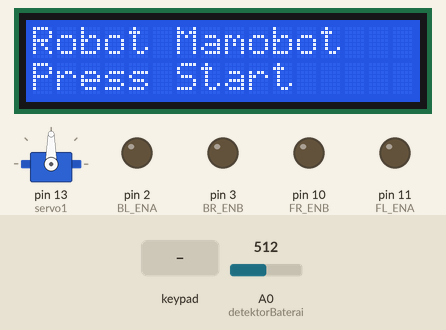
Simulated run of this sketch. Board: Arduino Mega 2560, built with avr-gcc and run on an emulated ATmega2560. Parts: servo, 16×2 character LCD, output pins drawn as LEDs (lit = HIGH). Inputs (shaded band) come from the test bench; at power-on: A0 (detektorBaterai) = 512.

Above: at 1.2 s.
1.3 s: key '+' pressed
At 1.8 s:
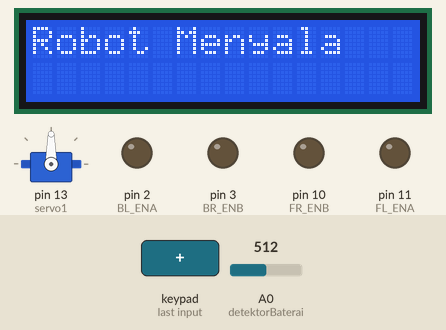
2.8 s: key 'R' pressed
At 4.0 s:
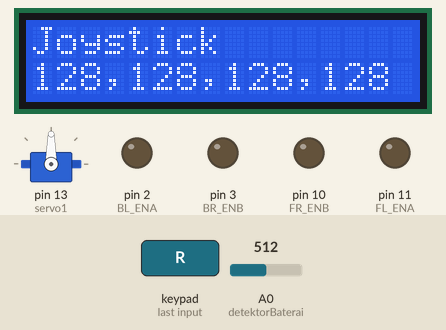
4.3 s: key 'R' pressed
At 5.4 s:
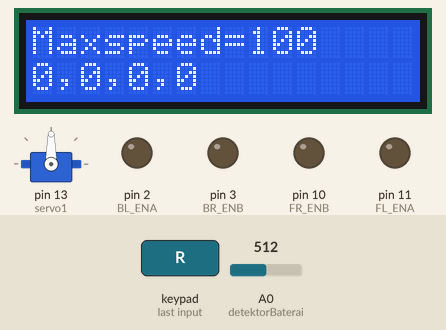
5.8 s: key 'R' pressed
At 6.8 s:
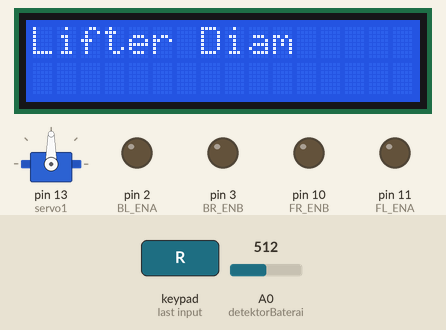
7.3 s: key 'R' pressed
At 7.9 s:
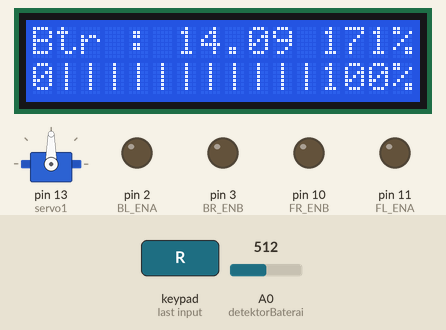
8.8 s: A0 (detektorBaterai) set to 453
At 9.4 s:
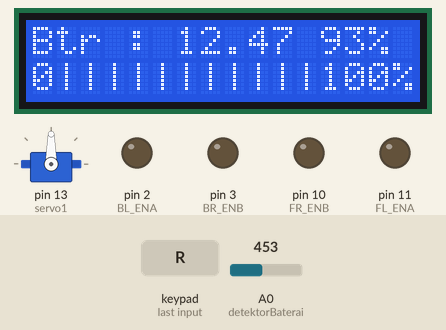
10.3 s: A0 (detektorBaterai) set to 428
Timing chart, 0 to 12.9 s (numbered marks = the images above; inputs shaded):
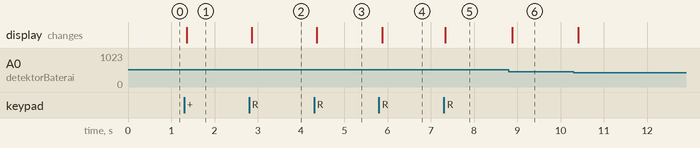

Measured:
- after the input at 1.3 s, the display: changes after 0.06 s (image 1)
- after the input at 2.8 s, the display: changes after 0.07 s (image 2)
- after the input at 4.3 s, the display: changes after 0.07 s (image 3)
- after the input at 5.8 s, the display: changes after 0.07 s (image 4)
- after the input at 7.3 s, the display: changes at once (image 5)
- after the input at 8.8 s, the display: changes after 0.08 s (image 6)

The sketch:

main2.ino
```cpp
#include "PS2X_lib.h"  //for v1.6
#include <Servo.h>
#include <LiquidCrystal_I2C.h>
LiquidCrystal_I2C lcd(0x27, 16, 2);
Servo servo1,servo2;
PS2X ps2x; // create PS2 Controller Class

//Depan
#define FL_ENA 11
#define FR_ENB 10
#define F_IN1 7
#define F_IN2 6
#define F_IN3 8
#define F_IN4 9
//Belakang
#define BL_ENA 2
#define BR_ENB 3
#define B_IN1 5
#define B_IN2 25
#define B_IN3 30
#define B_IN4 33

int maxspeed = 100;

int pil=0;
int FL,FR,BL,BR;
int maxim=6;
int pos=0;
int persen;

#define detektorBaterai A0
#define resistorPlus 10000L
#define resistorGround 1000L
#define teganganReferesiAnalog 2.56
double teganganPembagi;
double teganganBaterai;
int Btr;

int error = 0;
byte type = 0;
byte vibrate = 0;
double x,spd;
void setup(){
  //Serial.begin(115200);
  servo1.attach(13);
  analogReference(INTERNAL2V56);
  analogRead(detektorBaterai);
  //servo2.attach(12);
  lcd.begin();

  error = ps2x.config_gamepad(52,51,53,50, false, false);   //setup pins and settings:  GamePad(clock, command, attention, data, Pressures?, Rumble?) check for error

  if(error == 0){
    Serial.println("Found Controller, configured successful");
    Serial.println("Try out all the buttons, X will vibrate the controller, faster as you press harder;");
    Serial.println("holding L1 or R1 will print out the analog stick values.");
    Serial.println("Go to www.billporter.info for updates and to report bugs.");
  }

  else if(error == 1)
    Serial.println("No controller found, check wiring, see readme.txt to enable debug. visit www.billporter.info for troubleshooting tips");

  else if(error == 2)
    Serial.println("Controller found but not accepting commands. see readme.txt to enable debug. Visit www.billporter.info for troubleshooting tips");

  else if(error == 3)
    Serial.println("Controller refusing to enter Pressures mode, may not support it. ");

  type = ps2x.readType();

  switch(type) {
    case 0:
      Serial.println("Unknown Controller type");
      break;
    case 1:
      Serial.println("DualShock Controller Found");
      break;
    case 2:
      Serial.println("GuitarHero Controller Found");
      break;
    default:
      break;
  }
}

void loop(){
    ps2x.read_gamepad(false, vibrate);          //read controller and set large motor to spin at 'vibrate' speed


    servo1.write(90);
    //servo2.write(90);

//    if(ps2x.Analog(PSS_LY)>128 && ps2x.Analog(PSS_RX)>128) // Maju Kanan
//    {
//        spd=map(ps2x.Analog(PSS_LY),0,255,-maxspeed,maxspeed);
//        x = map(ps2x.Analog(PSS_RX),0,255,-maxspeed,maxspeed);// RX
//        FL=spd+50;
//        FR=x;
//        BL=spd+50;
//        BR=x;
//        motor(FL,FR,BL,BR);
//    }
//    else if(ps2x.Analog(PSS_LY)>128 && ps2x.Analog(PSS_RX)<128) // Maju Kiri
//    {
//        spd=map(ps2x.Analog(PSS_LY),0,255,-maxspeed,maxspeed);
//        x = map(ps2x.Analog(PSS_RX),0,255,-maxspeed,maxspeed);// RX
//        FL=-x;
//        FR=spd+50;
//        BL=-x;
//        BR=spd+50;
//        motor(FL,FR,BL,BR);
//    }
//    else if(ps2x.Analog(PSS_LY)<128 && ps2x.Analog(PSS_RX)>128) // Mundur kanan
//    {
//        spd=map(ps2x.Analog(PSS_LY),0,255,-maxspeed,maxspeed);
//        x = map(ps2x.Analog(PSS_RX),0,255,-maxspeed,maxspeed);// RX
//        FL=spd-50;
//        FR=-x;
//        BL=spd-50;
//        BR=-x;
//        motor(FL,FR,BL,BR);
//    }
//    else if(ps2x.Analog(PSS_LY)<128 && ps2x.Analog(PSS_RX)<128) // Mundur kiri
//    {
//        spd= map(ps2x.Analog(PSS_LY),0,255,-maxspeed,maxspeed);
//        x = map(ps2x.Analog(PSS_RX),0,255,-maxspeed,maxspeed);// RX
//        FL=x;
//        FR=spd-50;
//        BL=x;
//        BR=spd-50;
//        motor(FL,FR,BL,BR);
//    }
//    else
    if(ps2x.Analog(PSS_RX)>128){
      spd=map(ps2x.Analog(PSS_RX),0,255,-maxspeed,maxspeed);
      FL = spd+40;
      FR = -spd-100;
      BL = -spd-100;
      BR = spd+40;
      motor(FL,FR,BL,BR);
    }
    else if(ps2x.Analog(PSS_RX)<128){
      spd=map(ps2x.Analog(PSS_RX),0,255,-maxspeed,maxspeed);
      FL = spd-40;
      FR = -spd+100;
      BL = -spd+100;
      BR = spd-40;
      motor(FL,FR,BL,BR);
    }
    else if(ps2x.Analog(PSS_LY)>128){
      spd=map(ps2x.Analog(PSS_LY),0,255,-maxspeed,maxspeed);
      FL=spd;
      FR=spd;
      BL=spd;
      BR=spd;
      motor(FL,FR,BL,BR);
    }
    else if(ps2x.Analog(PSS_LY)<128){
      spd=map(ps2x.Analog(PSS_LY),0,255,-maxspeed,maxspeed);
      FL=spd;
      FR=spd;
      BL=spd;
      BR=spd;
      motor(FL,FR,BL,BR);
    }
    else{
      FL = 0;
      FR = 0;
      BL = 0;
      BR = 0;
      motor(FL,FR,BL,BR);
    }

    if(ps2x.ButtonPressed(PSB_START)){
      if(pil==0){
        lcd.clear();
        pil=1;
      }
      Serial.println("Start is being held");
    }
    if(ps2x.Button(PSB_SELECT)){
      if(pil!=0){
        lcd.clear();
        pil=0;
      }
      Serial.println("Select is being held");
    }

    if(ps2x.Button(PSB_PAD_UP)) {         //will be TRUE as long as button is pressed
      Serial.println("UP is being held");
    }
    if(ps2x.ButtonPressed(PSB_PAD_RIGHT)){
      if(pil!=0){
      lcd.clear();
        if(pil<=maxim){
         pil++;
        }
      }
      Serial.println("Right is being held");
    }
    if(ps2x.ButtonPressed(PSB_PAD_LEFT)){
      if(pil>1){
      lcd.clear();
        pil--;
      }
      Serial.println("LEFT is being held");
    }
    if(ps2x.Button(PSB_PAD_DOWN)){
      Serial.println("DOWN is being held");
    }

        if(ps2x.Button(PSB_L3))
          Serial.println("L3 pressed");
        if(ps2x.Button(PSB_R3))
          Serial.println("R3 pressed");
        if(ps2x.Button(PSB_L2))
        {
          maxspeed=70;
          Serial.println("L2 pressed");
        }
        if(ps2x.Button(PSB_L1)){
          maxspeed=100;
          Serial.println("L1 pressed");
        }
        if(ps2x.Button(PSB_R2)){
          servo1.write(120);
          Serial.println("R2 pressed");
        }
        if(ps2x.Button(PSB_R1)){
          servo1.write(70);
          Serial.println("R1 pressed");
        }
        if(ps2x.Button(PSB_L3)){
          maxspeed=120;
          Serial.println("L1 pressed");
        }
        if(ps2x.Button(PSB_R3)){
          maxspeed=150;
          Serial.println("L1 pressed");
        }


    if(ps2x.Button(PSB_RED)){
      Serial.println("Circle just pressed");
            servo2.write(105);

    }

    if(ps2x.Button(PSB_PINK)) {
      Serial.println("Square just pressed");
            servo2.write(75);
    }

    if(ps2x.Button(PSB_GREEN)){
      servo2.write(70);
      Serial.println("Triangle just pressed");
    }

    if(ps2x.Button(PSB_BLUE)){
      servo2.write(110);
      Serial.println("X just pressed");
    }


    //if(ps2x.NewButtonState(PSB_BLUE))            //will be TRUE if button was JUST pressed OR released
    //     Serial.println("X just changed");
//    Serial.print("Stick Values:");
//    Serial.print(ps2x.Analog(PSS_LY), DEC);
//    Serial.print(",");
//    Serial.print(ps2x.Analog(PSS_LX), DEC); // LX
//    Serial.print(",");
//    Serial.print(ps2x.Analog(PSS_RY), DEC); // RY
//    Serial.print(",");
//    Serial.println(ps2x.Analog(PSS_RX), DEC); // RX
//    Serial.print(",");
//    Serial.print(y); // RX
//    Serial.print(",");
//    Serial.println(x); // RX
  uint16_t rawBaterai = 0;
  for(int i=0;i<10;i++)
  {
    rawBaterai += analogRead(detektorBaterai);
  }
  rawBaterai /= 10;

  teganganPembagi = teganganReferesiAnalog * rawBaterai / 1023;//Volt
  teganganBaterai = teganganPembagi * ((resistorPlus + resistorGround) / resistorGround);//Volt

  menu(pil);
 delay(50);
}

void motor(int FL, int FR,int BL,int BR) {
  if (FL < 0)
  {
    digitalWrite(F_IN2, HIGH);
    digitalWrite(F_IN1, LOW);
    analogWrite(FL_ENA, -FL);
  }
  else
  {
    digitalWrite(F_IN2, LOW);
    digitalWrite(F_IN1, HIGH);
    analogWrite(FL_ENA, FL);
  }
  if (FR < 0)
  {
    digitalWrite(F_IN3, HIGH);
    digitalWrite(F_IN4, LOW);
    analogWrite(FR_ENB, -FR);
  }
  else
  {
    digitalWrite(F_IN3, LOW);
    digitalWrite(F_IN4, HIGH);
    analogWrite(FR_ENB, FR);
  }
  if (BL < 0)
  {
    digitalWrite(B_IN2 , HIGH);
    digitalWrite(B_IN1 , LOW);
    analogWrite(BL_ENA , -BL);
  }
  else
  {
    digitalWrite(B_IN2 , LOW);
    digitalWrite(B_IN1 , HIGH);
    analogWrite(BL_ENA , BL);
  }
  if (BR < 0)
  {
    digitalWrite(B_IN3 , HIGH);
    digitalWrite(B_IN4 , LOW);
    analogWrite(BR_ENB , -BR);
  }
  else
  {
    digitalWrite(B_IN3 , LOW);
    digitalWrite(B_IN4 , HIGH);
    analogWrite(BR_ENB , BR);
  }
}

void menu(int pil){
  switch(pil){
    case 0:
      lcd.setCursor(0,0);
      lcd.print("Robot Mamobot");
      lcd.setCursor(0,1);
      lcd.print("Press Start");
      break;
    case 1:
      lcd.setCursor(0,0);
      lcd.print("Robot Menyala");
      break;
    case 2:
      lcd.setCursor(0,0);
      lcd.print("Joystick");
      lcd.setCursor(0,1);
      lcd.print(ps2x.Analog(PSS_LY));
      lcd.print(",");
      lcd.print(ps2x.Analog(PSS_LX));
      lcd.print(",");
      lcd.print(ps2x.Analog(PSS_RY));
      lcd.print(",");
      lcd.print(ps2x.Analog(PSS_RX));
      lcd.print("         ");
      break;
    case 3:
      lcd.setCursor(0,0);
      lcd.print("Maxspeed=");
      lcd.print(maxspeed);
      lcd.print("    ");
      lcd.setCursor(0,1);
      lcd.print(FL);
      lcd.print(",");
      lcd.print(FR);
      lcd.print(",");
      lcd.print(BL);
      lcd.print(",");
      lcd.print(BR);
      lcd.print("           ");
      break;
    case 4:
      if(ps2x.Button(PSB_R1)){
      //int persen=pos/180;
      lcd.setCursor(0,0);
      lcd.print("Lifter Naik");
      }
      else if(ps2x.Button(PSB_R2)){
      //int persen=pos/180;
      lcd.setCursor(0,0);
      lcd.print("Lifter Turun");
      }
      else{
      lcd.setCursor(0,0);
      lcd.print("Lifter Diam");
      }
      break;
      case 5:
      lcd.setCursor(0,0);
      lcd.print("Btr : ");
      lcd.print(teganganBaterai);
      Btr=((teganganBaterai-10.5)/(12.6-10.5))*100;
      lcd.print(" ");
      lcd.print(Btr);
      lcd.print("%   ");
      lcd.setCursor(0,1);
      if(teganganBaterai>12){
        lcd.print("0|||||||||||100%");
      }
      else if(teganganBaterai>11.75){
        lcd.print("0|||||||||  100%");
      }
      else if(teganganBaterai>11.5){
        lcd.print("0|||||||    100%");
      }
      else if(teganganBaterai>11.25){
        lcd.print("0|||||      100%");
      }
      else if(teganganBaterai>11){
        lcd.print("0|||        100%");
      }
      else if(teganganBaterai>10.75){
        lcd.print("0|          100%");
      }
      else{
        lcd.print("Baterai Habis");
      }
      break;
    default:
      lcd.setCursor(0,0);
      lcd.print("Menu Max");
      lcd.print("  ");
  }
}
```
